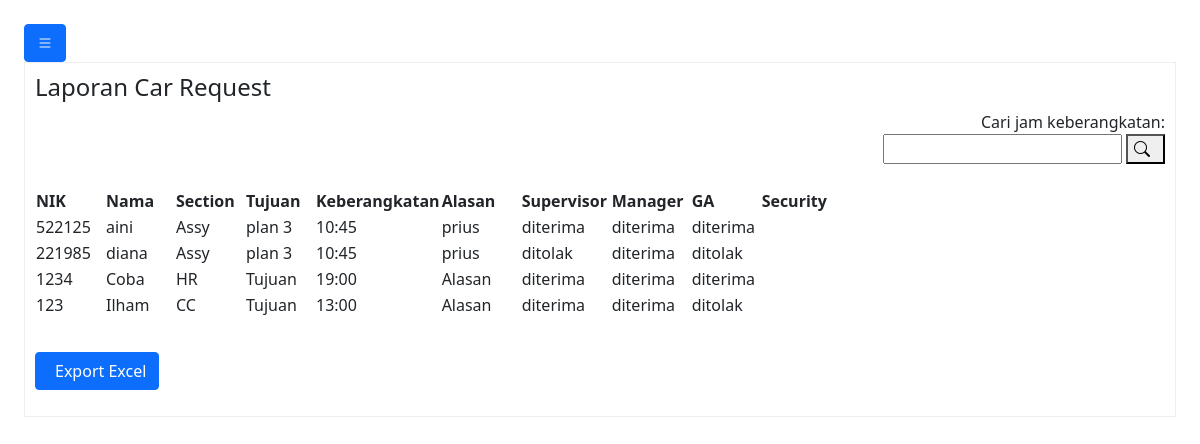
Page /laporan_ga.php on the earlier database version.
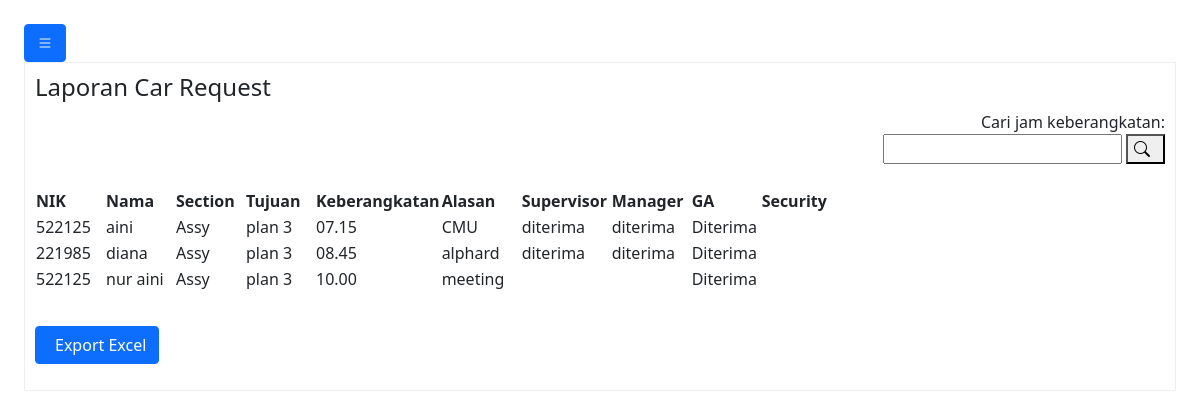
Same page on the later database version.
### tables this page shows
CREATE TABLE `data` (
  `id` int(11) NOT NULL,
  `nik` varchar(200) NOT NULL,
  `nama` varchar(100) NOT NULL,
  `section` varchar(50) NOT NULL,
  `tujuan` varchar(200) NOT NULL,
  `alasan` varchar(1000) NOT NULL,
  `keberangkatan` varchar(200) NOT NULL,
  `status_spv` varchar(100) DEFAULT NULL,
  `status_manager` varchar(100) DEFAULT NULL,
  `status_ga` varchar(100) DEFAULT NULL,
  `security` varchar(100) DEFAULT NULL,
  `notif_supervisor` int(11) NOT NULL DEFAULT 0,
  `notif_manager` int(11) NOT NULL DEFAULT 0,
  `notif_ga` int(11) NOT NULL DEFAULT 0,
  `notif_user` int(11) NOT NULL DEFAULT 0,
  `notif_security` int(11) NOT NULL DEFAULT 0,
  `notif_admin` int(11) NOT NULL DEFAULT 0
);

### laporan_ga.php (the view, shortened to what this page needs)
<!DOCTYPE html>
<html lang="en">
<head>
  <link rel="stylesheet" href="https://stackpath.bootstrapcdn.com/bootstrap/5.0.0-alpha2/css/bootstrap.min.css" />
  <link rel="stylesheet" href="https://cdn.jsdelivr.net/npm/bootstrap-icons@1.9.1/font/bootstrap-icons.css" />
</head>
<body background="#87CEFA" ;>
  <section class="p-4" id="main-content">
    <button class="btn btn-primary" id="button-toggle">
      <i class="bi bi-list"></i>
    </button>
    <div style="border:1px solid rgb(238,238,238); padding:10px; overflow:auto; width:auto; height:auto;">
      <h4>Laporan Car Request</h4>
      <body>
      <form method="GET" action="laporan_ga.php" style="text-align: right;">
        Cari jam keberangkatan:</br><input type="text" name="kata_cari" value="<?php if (isset($_GET['kata_cari'])) { echo $_GET['kata_cari'];
          } ?>" />
        <button type="submit"><i class="bi bi-search" style="margin-right: 7px;"></i></button>
        </form></br>
        <table>
          <thead>
            <tr>
              <th width="70">NIK</td>
              <th width="70">Nama</td>
              <th width="70">Section</td>
              <th width="70">Tujuan</td>
              <th width="70">Keberangkatan</td>
              <th width="80">Alasan</td>
              <th width="90">Supervisor</td>
              <th width="80">Manager</td>
              <th width="70">GA</td>
              <th width="70">Security</td>
            </tr>
          </thead>
          <tbody>
            <?php
            include('koneksi.php');
            if (isset($_GET['kata_cari'])) {
              $kata_cari = $_GET['kata_cari'];
              $query = "SELECT * FROM data WHERE keberangkatan like '%" . $kata_cari . "%'  ORDER BY id ASC";
            } else {
              $query = "SELECT * FROM data ORDER BY id ASC";
            }
            $result = mysqli_query($koneksi, $query);
            while ($row = mysqli_fetch_assoc($result)) {
            ?>
              <tr>
                <td><?php echo $row['nik']; ?></td>
                <td><?php echo $row['nama']; ?></td>
                <td><?php echo $row['section']; ?></td>
                <td><?php echo $row['tujuan']; ?></td>
                <td><?php echo $row['keberangkatan']; ?></td>
                <td><?php echo $row['alasan']; ?></td>
                <td><?php echo $row['status_spv']; ?></td>
                <td><?php echo $row['status_manager']; ?></td>
                <td><?php echo $row['status_ga']; ?></td>
              </tr>
            <?php
            }
            ?>
        </tbody>
        </table></br>
        <a href="laporan car request.php" class="btn btn-primary" target="blank" style="margin-top: 10px; "><i class="fa fa-print" style="margin-right: 7px;"> </i>Export Excel</a>
    </div>
  </section>
</body>
</html>

Differences in the rows shown:
removed data: nik "522125", nama "aini", section "Assy", tujuan "plan 3", keberangkatan "10:45", alasan "prius", status_spv "diterima", status_manager "diterima", status_ga "diterima"
removed data: nik "221985", nama "diana", section "Assy", tujuan "plan 3", keberangkatan "10:45", alasan "prius", status_spv "ditolak", status_manager "diterima", status_ga "ditolak"
removed data: nik "1234", nama "Coba", section "HR", tujuan "Tujuan", keberangkatan "19:00", alasan "Alasan", status_spv "diterima", status_manager "diterima", status_ga "diterima"
removed data: nik "123", nama "Ilham", section "CC", tujuan "Tujuan", keberangkatan "13:00", alasan "Alasan", status_spv "diterima", status_manager "diterima", status_ga "ditolak"
added data: nik "522125", nama "aini", section "Assy", tujuan "plan 3", keberangkatan "07.15", alasan "CMU", status_spv "diterima", status_manager "diterima", status_ga "Diterima"
added data: nik "221985", nama "diana", section "Assy", tujuan "plan 3", keberangkatan "08.45", alasan "alphard", status_spv "diterima", status_manager "diterima", status_ga "Diterima"
added data: nik "522125", nama "nur aini", section "Assy", tujuan "plan 3", keberangkatan "10.00", alasan "meeting", status_ga "Diterima"
